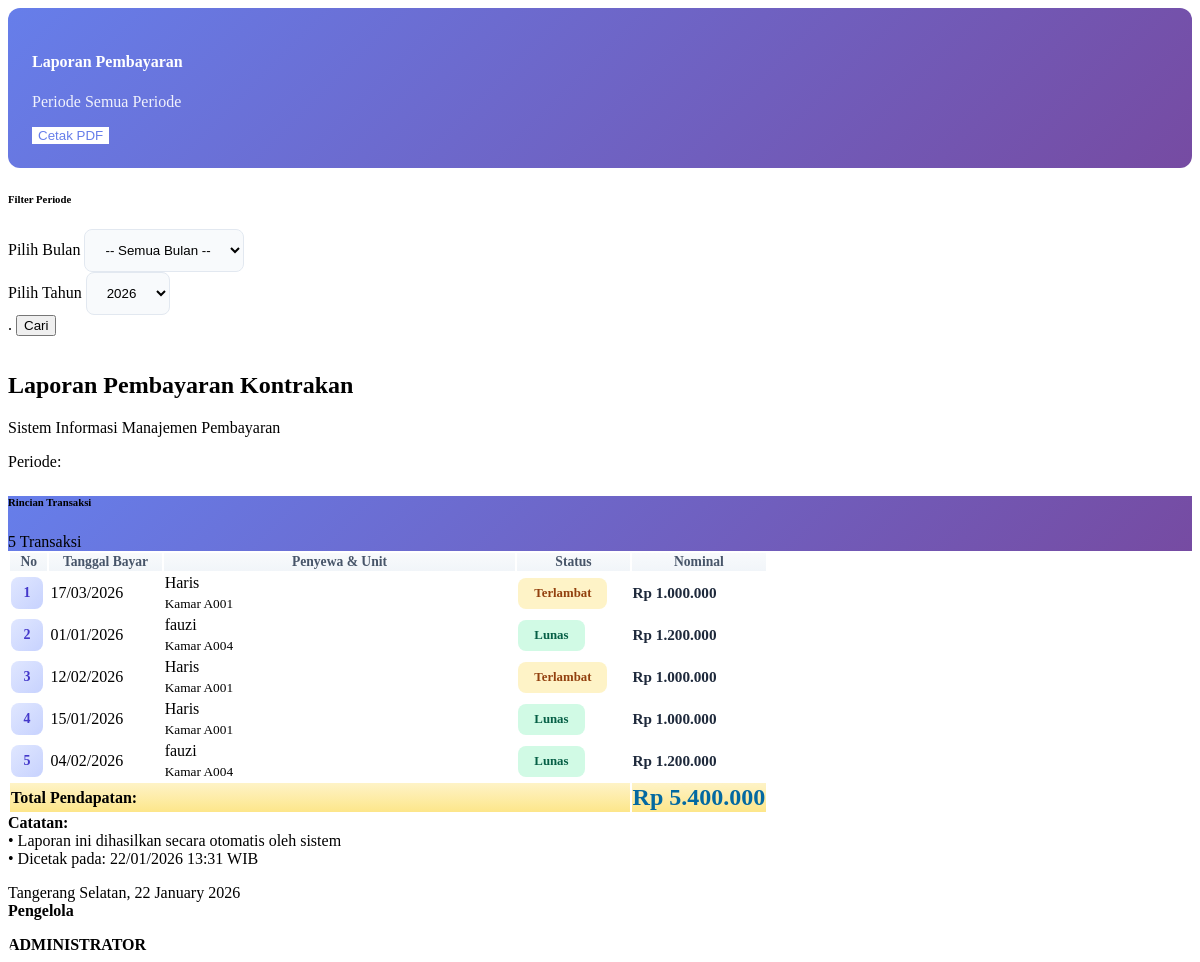
The page /laporan/laporan.php on the database its author committed.
### tables this page shows
CREATE TABLE `pembayaran` (
  `id_pembayaran` int(11) NOT NULL,
  `id_penyewa` int(11) DEFAULT NULL,
  `id_kontrakan` int(11) DEFAULT NULL,
  `bulan` varchar(20) DEFAULT NULL,
  `tahun` int(11) DEFAULT NULL,
  `jatuh_tempo` date DEFAULT NULL,
  `tanggal_bayar` date DEFAULT NULL,
  `status` varchar(20) DEFAULT NULL
);

CREATE TABLE `penyewa` (
  `id_penyewa` int(11) NOT NULL,
  `nama_penyewa` varchar(100) NOT NULL,
  `id_kontrakan` int(11) DEFAULT NULL,
  `no_hp` varchar(20) DEFAULT NULL,
  `alamat` text DEFAULT NULL
);

CREATE TABLE `kontrakan` (
  `id_kontrakan` int(11) NOT NULL,
  `tipe_kamar` varchar(50) DEFAULT NULL,
  `harga` int(11) DEFAULT NULL,
  `jatuh_tempo` int(2) DEFAULT 10,
  `id_penyewa` int(11) DEFAULT NULL
);

### laporan/laporan.php (the view, shortened to what this page needs)
<?php
$bulan_sekarang = [
    '01' => 'Januari', '02' => 'Februari', '03' => 'Maret', '04' => 'April',
    '05' => 'Mei', '06' => 'Juni', '07' => 'Juli', '08' => 'Agustus',
    '09' => 'September', '10' => 'Oktober', '11' => 'November', '12' => 'Desember'
];
$filter_bulan = isset($_GET['bulan']) ? $_GET['bulan'] : '';
$filter_tahun = isset($_GET['tahun']) ? $_GET['tahun'] : '';
$sql_where = "";
$query = "SELECT p.*, s.nama_penyewa, k.tipe_kamar, k.harga
          FROM pembayaran p
          JOIN penyewa s ON p.id_penyewa = s.id_penyewa
          JOIN kontrakan k ON p.id_kontrakan = k.id_kontrakan
          $sql_where
          ORDER BY p.tahun DESC, p.bulan DESC, p.tanggal_bayar ASC";
$result = mysqli_query($conn, $query);
$total_pendapatan = 0;
$jumlah_data = mysqli_num_rows($result);
$label_periode = ($filter_bulan == '') ? "Semua Periode" : "$filter_bulan $filter_tahun";
?>
<div class="report-header no-print mb-4 hide-on-print" data-aos="fade-down">
    <div class="d-flex justify-content-between align-items-center">
        <div>
            <h4 class="fw-bold mb-2">
                Laporan Pembayaran
            </h4>
            <p class="text-muted mb-0">
                Periode <span class="badge bg-primary bg-opacity-10 text-primary px-3 py-2"><?= $label_periode ?></span>
            </p>
        </div>
        <button onclick="window.print()" class="btn btn-dark btn-lg px-4">
            <i class="fa-solid fa-print me-2"></i>Cetak PDF
        </button>
    </div>
</div>
<div class="card border-0 shadow-sm mb-4 no-print" data-aos="fade-up">
    <div class="card-header bg-white py-3 border-0">
        <h6 class="mb-0 fw-bold">
            Filter Periode
        </h6>
    </div>
    <div class="card-body">
        <form action="index.php" method="GET">
            <div class="row g-3">
                <div class="col-md-5">
                    <label class="form-label fw-semibold small text-secondary">
                        <i class="fa-regular fa-calendar-days me-1"></i>Pilih Bulan
                    </label>
                    <select name="bulan" class="form-select form-select-lg shadow-sm border-0">
                        <option value="">-- Semua Bulan --</option> <?php foreach ($bulan_sekarang as $b) : ?>
                            <option value="<?= $b ?>" <?= ($filter_bulan == $b) ? 'selected' : '' ?>><?= $b ?></option>
                        <?php endforeach; ?>
                    </select>
                </div>
                <div class="col-md-5">
                    <label class="form-label fw-semibold small text-secondary">
                        <i class="fa-regular fa-calendar me-1"></i>Pilih Tahun
                    </label>
                    <select name="tahun" class="form-select form-select-lg shadow-sm border-0">
                        <?php for ($i = date('Y'); $i >= 2022; $i--) : ?>
                            <option value="<?= $i ?>" <?= ($filter_tahun == $i) ? 'selected' : '' ?>><?= $i ?></option>
                        <?php endfor; ?>
                    </select>
                </div>
                <div class="col-md-2">
                    <label class="form-label text-white small">.</label>
                    <button type="submit" class="btn btn-primary btn-lg w-100 shadow-sm">
                        <i class="fa-solid fa-magnifying-glass me-2"></i>Cari
                    </button>
                </div>
            </div>
        </form>
    </div>
</div>
<div class="card border-0 shadow-sm" data-aos="fade-up" data-aos-delay="100">
    <div class="d-none d-print-block print-header">
        <div class="text-center p-4 border-bottom">
            <h2 class="fw-bold text-uppercase mb-2">Laporan Pembayaran Kontrakan</h2>
            <p class="mb-1">Sistem Informasi Manajemen Pembayaran</p>
            <p class="small mb-0 text-secondary">Periode: <?= $filter_bulan ?> <?= $filter_tahun ?></p>
        </div>
    </div>
    <div class="card-header bg-gradient-primary text-white py-3 border-0 no-print">
        <div class="d-flex justify-content-between align-items-center">
            <h6 class="mb-0 fw-bold">
                Rincian Transaksi
            </h6>
            <span class="badge bg-white text-primary px-3 py-2">
                <?= $jumlah_data ?> Transaksi
            </span>
        </div>
    </div>
    <div class="card-body p-0">
        <div class="table-responsive">
            <table class="table table-hover align-middle mb-0" id="reportTable">
                <thead>
                    <tr>
                        <th class="ps-4 py-3" width="5%">No</th>
                        <th class="py-3" width="15%">
                            <i class="fa-regular fa-calendar-check me-1"></i>Tanggal Bayar
                        </th>
                        <th class="py-3">
                            <i class="fa-solid fa-user me-1"></i>Penyewa & Unit
                        </th>
                        <th class="py-3 text-center" width="15%">
                            <i class="fa-solid fa-circle-check me-1"></i>Status
                        </th>
                        <th class="py-3 text-end pe-4" width="18%">
                            <i class="fa-solid fa-money-bill-wave me-1"></i>Nominal
                        </th>
                    </tr>
                </thead>
                <tbody>
                    <?php
                    $no = 1;
                    if ($jumlah_data > 0) :
                        while ($row = mysqli_fetch_assoc($result)) :
                            $jumlah = $row['harga'];
                            $total_pendapatan += $jumlah;
                    ?>
                    <tr class="data-row">
                        <td class="ps-4">
                            <span class="number-badge"><?= $no++ ?></span>
                        </td>
                        <td>
                            <div class="date-display">
                                <span class="fw-medium">
                                    <?= ($row['tanggal_bayar'] != '0000-00-00' && !empty($row['tanggal_bayar'])) ? date('d/m/Y', strtotime($row['tanggal_bayar'])) : '-' ?>
                                </span>
                            </div>
                        </td>
                        <td>
                            <div class="tenant-info">
                                <div class="fw-semibold text-dark"><?= htmlspecialchars($row['nama_penyewa']) ?></div>
                                <small class="text-muted">
                                    <i class="fa-solid fa-house-user me-1"></i><?= $row['tipe_kamar'] ?>
                                </small>
                            </div>
                        </td>
                        <td class="text-center">
                            <?php if($row['status'] == 'Lunas'): ?>
                                <span class="status-badge status-success">
                                    <i class="fa-solid fa-circle-check me-1"></i>Lunas
                                </span>
                            <?php else: ?>
                                <span class="status-badge status-warning">
                                    <i class="fa-solid fa-clock me-1"></i>Terlambat
                                </span>
                            <?php endif; ?>
                        </td>
                        <td class="text-end pe-4">
                            <span class="amount-text">Rp <?= number_format($jumlah, 0, ',', '.') ?></span>
                        </td>
                    </tr>
                    <?php endwhile; ?>
                    <tr class="total-row">
                        <td colspan="4" class="text-end py-4 ps-4">
                            <strong class="text-uppercase">Total Pendapatan:</strong>
                        </td>
                        <td class="text-end pe-4 py-4">
                            <span class="total-amount">Rp <?= number_format($total_pendapatan, 0, ',', '.') ?></span>
                        </td>
                    </tr>
                    <?php endif; ?>
                </tbody>
            </table>
        </div>
    </div>
    <div class="d-none d-print-block p-4 border-top">
        <div class="row">
            <div class="col-7">
                <div class="print-notes">
                    <strong>Catatan:</strong><br>
                    • Laporan ini dihasilkan secara otomatis oleh sistem<br>
                    • Dicetak pada: <?= date('d/m/Y H:i') ?> WIB
                </div>
            </div>
            <div class="col-5 text-center">
                <p class="mb-5 small">Tangerang Selatan, <?= date('d F Y') ?><br><strong>Pengelola</strong></p>
                <div class="signature-line">
                    <strong>ADMINISTRATOR</strong>
                </div>
            </div>
        </div>
    </div>
</div>

### laporan/laporan.php (style rules this page uses)
.report-header { padding: 1.5rem; background: linear-gradient(135deg, #667eea 0%, #764ba2 100%); border-radius: 12px; color: white; }
.report-header h4 { color: white; }
.report-header .text-muted { color: rgba(255,255,255,0.9) !important; }
.report-header .btn-dark { background: white; color: #667eea; border: none; }
.card { border-radius: 12px; overflow: hidden; }
.card-header.bg-gradient-primary { background: linear-gradient(135deg, #667eea 0%, #764ba2 100%); }
.form-select { background-color: #f8fafc; border: 1px solid #e2e8f0; border-radius: 8px; padding: 0.75rem 1rem; }
.table thead { background: linear-gradient(to bottom, #f8fafc, #f1f5f9); }
.table thead th { font-weight: 600; font-size: 0.85rem; color: #475569; border: none; }
.table tbody .data-row { transition: all 0.2s ease; }
.number-badge { display: inline-flex; align-items: center; justify-content: center; width: 32px; height: 32px; background: linear-gradient(135deg, #e0e7ff, #c7d2fe); color: #4338ca; border-radius: 8px; font-weight: 600; font-size: 0.875rem; }
.date-display { display: flex; align-items: center; }
.tenant-info { display: flex; flex-direction: column; gap: 0.25rem; }
.status-badge { display: inline-flex; align-items: center; padding: 0.5rem 1rem; border-radius: 8px; font-weight: 600; font-size: 0.8rem; }
.status-success { background-color: #d1fae5; color: #065f46; }
.status-warning { background-color: #fef3c7; color: #92400e; }
.amount-text { font-weight: 600; color: #1e293b; font-size: 0.95rem; }
.total-row { background: linear-gradient(to bottom, #fef3c7, #fde68a); font-weight: 700; }
.total-amount { font-size: 1.5rem; font-weight: 800; color: #0369a1; }

### rows shown on the page
pembayaran: tanggal_bayar "17/03/2026", id_penyewa.nama_penyewa "Haris", id_kontrakan.tipe_kamar "Kamar A001", status "Terlambat", id_kontrakan.harga "1.000.000"
pembayaran: tanggal_bayar "01/01/2026", id_penyewa.nama_penyewa "fauzi", id_kontrakan.tipe_kamar "Kamar A004", status "Lunas", id_kontrakan.harga "1.200.000"
pembayaran: tanggal_bayar "12/02/2026", id_penyewa.nama_penyewa "Haris", id_kontrakan.tipe_kamar "Kamar A001", status "Terlambat", id_kontrakan.harga "1.000.000"
pembayaran: tanggal_bayar "15/01/2026", id_penyewa.nama_penyewa "Haris", id_kontrakan.tipe_kamar "Kamar A001", status "Lunas", id_kontrakan.harga "1.000.000"
pembayaran: tanggal_bayar "04/02/2026", id_penyewa.nama_penyewa "fauzi", id_kontrakan.tipe_kamar "Kamar A004", status "Lunas", id_kontrakan.harga "1.200.000"

### other values the page prints
$label_periode "Semua Periode"
$jumlah_data "5"
$total_pendapatan "5.400.000"
form field tahun "2026"
